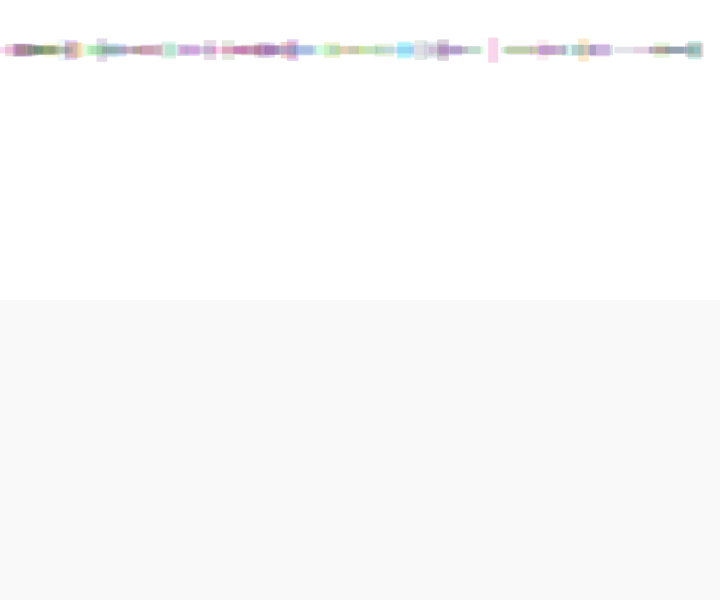
Frame 1 (no input)
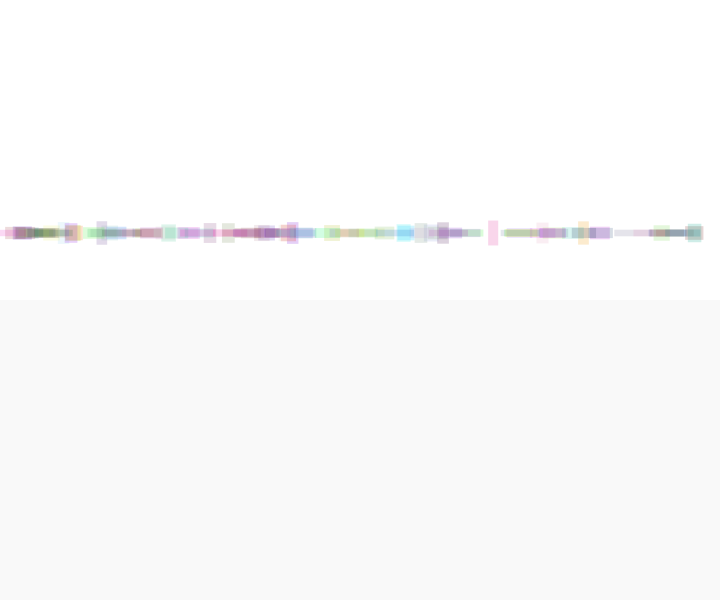
Frame 60 (the mouse pressed at the canvas centre just before this capture)
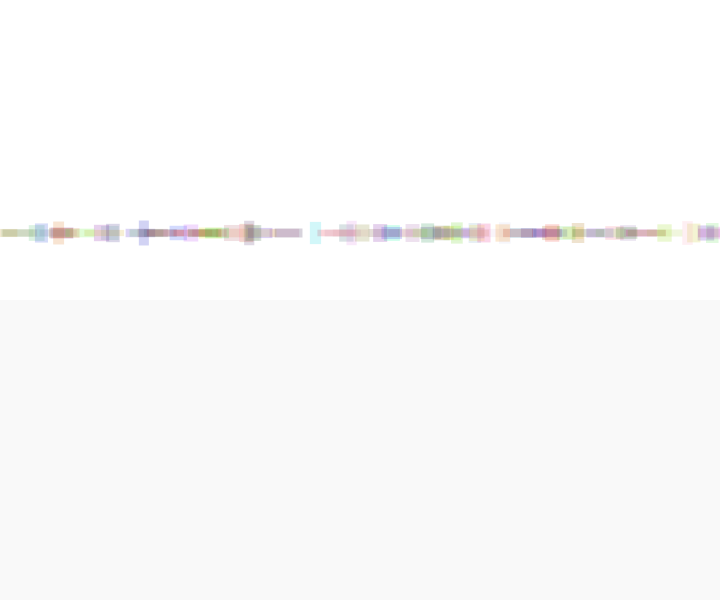
Frame 120 (the mouse held since frame 60 and released just before this capture)

The Processing sketch that drew these frames (run headless with seeded random() and noise(); from frame 60 on, the mouse is pressed at the canvas centre):

// Processing sketch: exercise06
// ── exercise06.pde
Mover[] movers;
Liquid liquid;

void setup() {
  size (720, 600);
  movers = new Mover[100];
  reset();
  liquid = new Liquid(0, height/2, width, height/2, 0.1);
}

void draw() {
  background(255);
  
  liquid.display();
  
  for (int i = 0; i < movers.length; i++) {
    if (liquid.contains(movers[i])) {
      PVector dragForce = liquid.drag(movers[i]);
      movers[i].applyForce(dragForce);
    }
    
    PVector gravity = new PVector(0, 0.1);
    gravity.mult(movers[i].mass);
    movers[i].applyForce(gravity);
    
    movers[i].update();
    movers[i].edges();
    movers[i].display();
  }
}


void mousePressed() {
  reset();
}

// Restart all the Mover objects randomly
void reset() {
  for (int i = 0; i < movers.length; i++) {
    //suppose all rectangles have the same mass
    //in the mover class, I change the size of the rectangle
    //in a way that all rectangles have the same area
    //to emulate the same mass
    movers[i] = new Mover(5, random(width), 50);
  }
}
// ── Liquid.pde
class Liquid {
  
  float x, y, w, h;
  float c; //coefficient of drag
  
  Liquid(float x_, float y_, float w_, float h_, float c_) {
    x = x_;
    y = y_;
    w = w_;
    h = h_;
    c = c_;
  }
  
  boolean contains(Mover m) {
    PVector l = m.loc;
    return l.x >= x && l.x <= x + w && l.y >= y && l.y <= y + h;
  }
  
  PVector drag(Mover m) {
    float speed = m.vel.mag();
    float dragMagnitude = c * speed * speed * m.rectWidth/5;
    PVector dragForce = m.vel.copy();
    dragForce.mult(-1);
    dragForce.normalize();
    dragForce.mult(dragMagnitude);
    //println(dragForce);
    return dragForce;
  }
  
  void display() {
    noStroke();
    fill(175,20);
    rectMode(CORNER);
    rect(x,y,w,h);
  }
  
}
// ── Mover.pde
class Mover {
  
  PVector loc;
  PVector vel;
  PVector acc;
  float mass;
  float rectWidth, rectHeight;
  float r;
  float g;
  float b;
  
  Mover(float m, float x, float y) {
    mass = m;
    loc = new PVector(x, y);
    vel = new PVector(0,0);
    acc = new PVector(0,0);
    r = random(255);
    g = random(255);
    b = random(255);
    
    //all rectangles have the same area
    //thus should have the same mass
    //make a random width smaller than the target area
    //calculate height based on the target height and random width
    
    //target area should be mass squared
    // width is smaller than maximum width (in this case mass)
    rectWidth = random(1, mass - 1) * 10;
    rectHeight = ((mass * mass) / rectWidth) * 10;
  }
  
  void applyForce(PVector force) {
    PVector f = PVector.div(force, mass);
    acc.add(f);
  }
  
  void update() {
    vel.add(acc);
    loc.add(vel);
    acc.mult(0); //clear out acceleration
  }
  
  void display() {
    noStroke();
    fill(r, g, b, 50);
    rectMode(CENTER);
    //calcRect();
    rect(loc.x,loc.y, rectWidth, rectHeight);
  }
  
  void edges() {
   if (loc.x > width) {
     loc.x = width;
     vel.x *= -1;
     vel.x *= -1;
   } else if (loc.x < 0) {
     loc.x = 0;
     vel.x *= -1;
   }
    
   if (loc.y > height) {
     loc.y = height;
     vel.y *= -1;
     //vel.y *= -0.9;  // A little dampening when hitting the bottom
   } else if (loc.y < 0) {
     loc.y = 0;
     vel.y *= -1;
   }
  }
  
}
